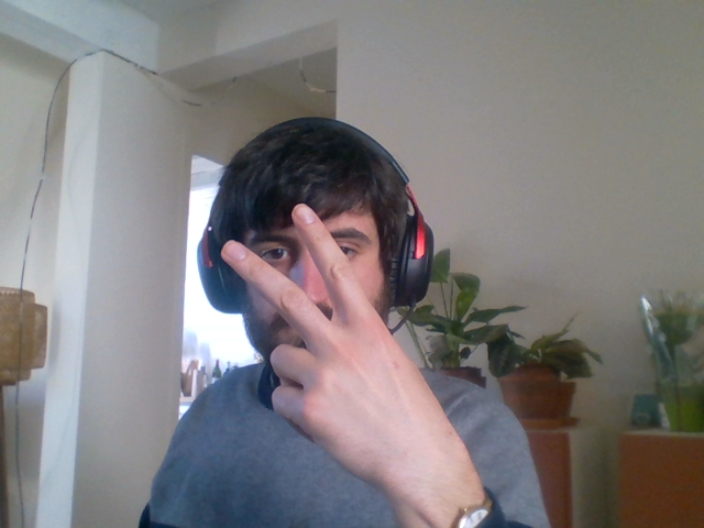
#> input picture opencv-exploration/test.png, 704 x 528 px
$ jupyter execute opencv_image_treatment.ipynb
#> lines starting #> are read from the running program, lines starting #| are printed output that depends on the picture
[cell 1]
import cv2
import numpy as np
import matplotlib.pyplot as plt

# From capture image to model input shape

This section takes the photo captured by streamlit and process it so it has the correct input shape for the model

### Displaying the photo from streamlit

[cell 2]
img_2 = cv2.cvtColor(cv2.imread("test.png", cv2.IMREAD_COLOR), cv2.COLOR_BGR2RGB)
plt.imshow(img_2)

### Cropping the image to ROI

[cell 3]
cropped_img_2 = img_2[200:500,200:500]
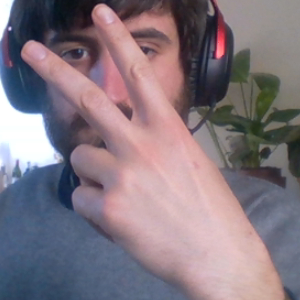
#> cropped_img_2: shape (300, 300, 3); mean R, G, B 132, 118.7, 127.8
plt.imshow(cropped_img_2)

### Resizing the image to fit model input shape (128,128,3)

[cell 4]
height = 128
width = 128
std_dim = (height, width)
resized_img_2 = cv2.resize(cropped_img_2, std_dim)
plt.imshow(resized_img_2)

[cell 5]
assert resized_img_2.shape == (128,128,3), "Image is not correctly shaped"

### Flipping horizontally the image (if needed)

[cell 6]
flipped_img_2 = cv2.flip(resized_img_2, 1)
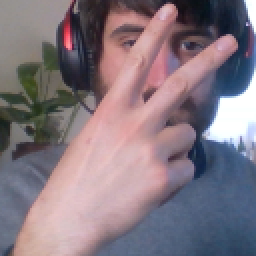
#> flipped_img_2: shape (128, 128, 3) (shown 2 times larger); mean R, G, B 131.9, 118.5, 127.7
plt.imshow(flipped_img_2)

# Annotate pictures with OpenCV

[cell 7]
img_2 = cv2.cvtColor(cv2.imread("test.png", cv2.IMREAD_COLOR), cv2.COLOR_BGR2RGB)
plt.imshow(img_2)

[cell 8]
img_2 = cv2.cvtColor(cv2.imread("test.png", cv2.IMREAD_COLOR), cv2.COLOR_BGR2RGB)
rect_img_2 = cv2.rectangle(img_2, (200,200), (500,500), (0,255,255), thickness=5, lineType=cv2.LINE_AA)
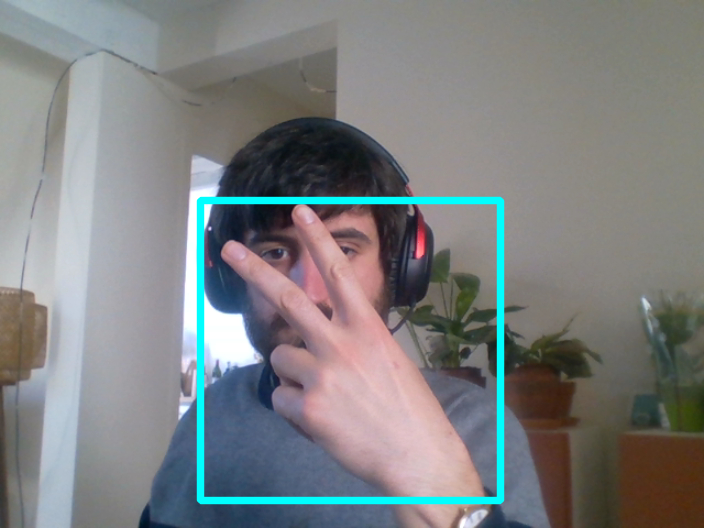
#> rect_img_2: shape (528, 704, 3); mean R, G, B 125.7, 128.1, 128.9
plt.imshow(rect_img_2)
